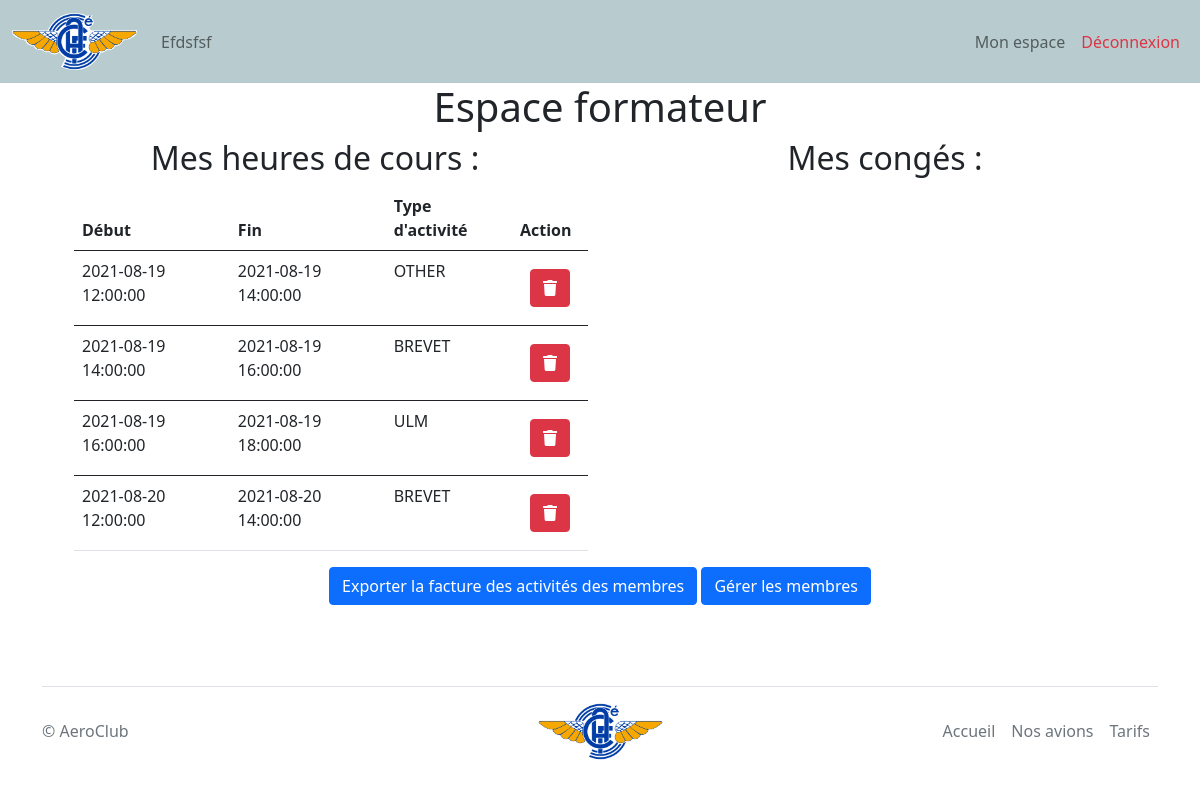
/trainer_space.php (signed in), run on an earlier commit of the app's database.
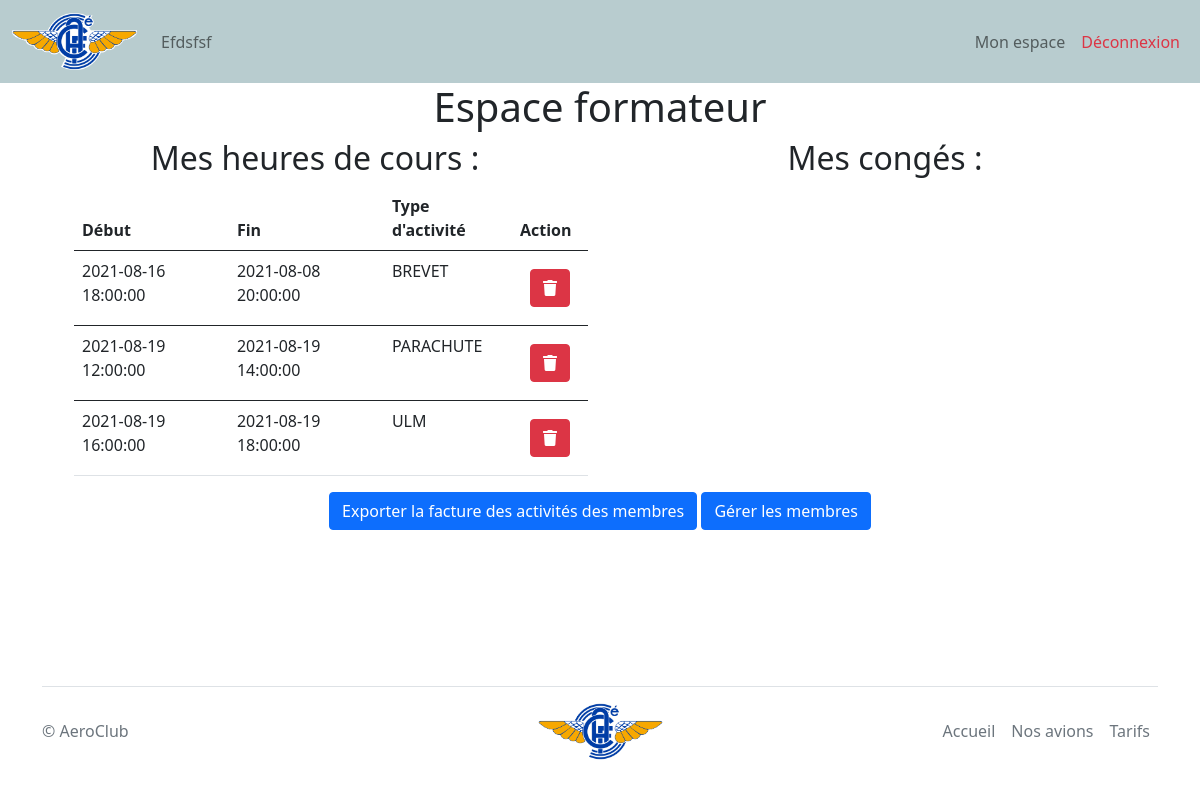
And on a later commit of the database.
### tables this page shows
CREATE TABLE `schedule` (
  `id` int(11) NOT NULL,
  `id_member` int(11) NOT NULL,
  `id_activity` int(11) NOT NULL,
  `id_trainer` int(11) NOT NULL DEFAULT '99',
  `id_plane` int(11) NOT NULL,
  `start` datetime NOT NULL,
  `end` datetime NOT NULL
);

CREATE TABLE `activities` (
  `id` int(11) NOT NULL,
  `type` enum('BREVET','ULM','PARACHUTE','FIRSTFLIGHT') NOT NULL,
  `name` enum('Brevet de Base','License Pilote D''avion Léger','Brevet de Pilote Privé') DEFAULT NULL,
  `soloRequired` int(11) DEFAULT NULL,
  `trainingRequired` int(11) DEFAULT NULL,
  `cost` float NOT NULL
);

### trainer_space.php (the view, shortened to what this page needs)
<?php
$month = date('m');
$days = date('t');
$year = date('Y');
$start_month = $year . '-' . $month . '-' . "01";
$end_month = $year . '-' . $month . '-' . $days;
?>
<!DOCTYPE html>
<html lang="fr">
    <head>
        <?php include 'utils/head.php'; ?>
    </head>
    <body class="d-flex flex-column h-100">
        <?php include 'utils/header.php'; ?>
        <div class="container">
            <h1 style="text-align: center;">Espace formateur</h1>
            <div class="row">
                <div class="col">
                    <?php
                        $bdd = getDatabaseConnection();
                        $q = 'SELECT * FROM schedule WHERE id_trainer = ? ORDER BY schedule.start ASC';
                        $req = $bdd->prepare($q);
                        $req->execute([$_SESSION['user']['id']]);
                        $results = $req->fetchAll();
                    ?>
                    <h2 style="text-align: center;">Mes heures de cours : </h2>
                    <ul>
                        <table class="table">
                            <thead class="thead-dark">
                            <tr>
                                <th scope="col">Début</th>
                                <th scope="col">Fin</th>
                                <th scope="col">Type d'activité</th>
                                <th scope="col">Action</th>
                            </tr>
                            </thead>
                            <?php foreach ($results as $key => $activities) {
                                    $q2 = 'SELECT * FROM activities WHERE id = ?';
                                    $req2 = $bdd->prepare($q2);
                                    $req2->execute([$activities['id_activity']]);
                                    $results2 = $req2->fetchAll();
                                ?>
                            <tbody>
                            <tr>
                                <td><?= $activities['start']; ?></td>
                                <td><?= $activities['end']; ?> </td>
                                <td><?= $results2[0]['type']; ?> </td>
                                <td><a onClick="javascript: return confirm('Veuillez comfirmer la suppression');" href="actions/cancel_class.php?id_trainer=<?php echo $activities['id_trainer'] . '&start=' . $activities['start'] . '&end=' . $activities['end']?>" class="btn btn-danger" style="margin: 10px"><i class="fas fa-trash" style="text-align: center"></i></a></td>
                            </tr>
                            <?php } ?>
                            </tbody>
                        </table>
                    </ul>
                </div>
                <div class="col">
                    <h2 style="text-align: center;">Mes congés : </h2>
                </div>
            </div>
            <div class="col" style="text-align: center">
                <a onClick="javascript: return confirm('Attention cette action doit seulement être effectuer à la fin du mois');" class='btn btn-primary' href="<?php echo 'actions/exportBill.php?start_month=' . $start_month . '&end_month='. $end_month?>">Exporter la facture des activités des membres</a>
                <a class='btn btn-primary' href="actions/manageMembers.php">Gérer les membres</a>
            </div>
        </div>
        <?php include("utils/footer.php"); ?>
    </body>
</html>

What changed in the data, as far as the page shows it:
removed schedule: start "2021-08-19 14:00:00", end "2021-08-19 16:00:00", id_activity.type "BREVET"
removed schedule: start "2021-08-20 12:00:00", end "2021-08-20 14:00:00", id_activity.type "BREVET"
added schedule: start "2021-08-16 18:00:00", end "2021-08-08 20:00:00", id_activity.type "BREVET"
changed through a linked row, schedule: id_activity.type "OTHER" → "PARACHUTE"
